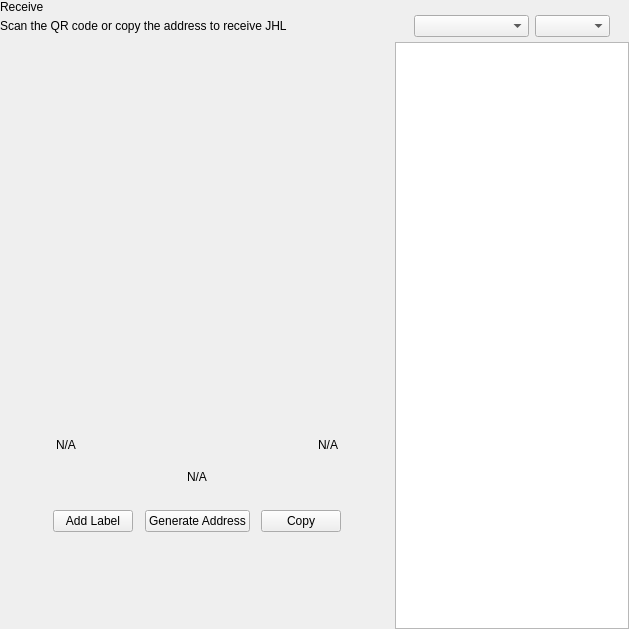
<?xml version="1.0" encoding="UTF-8"?>
<ui version="4.0">
 <class>ReceiveWidget</class>
 <widget class="QWidget" name="ReceiveWidget">
  <property name="geometry">
   <rect>
    <x>0</x>
    <y>0</y>
    <width>629</width>
    <height>629</height>
   </rect>
  </property>
  <property name="minimumSize">
   <size>
    <width>0</width>
    <height>0</height>
   </size>
  </property>
  <property name="windowTitle">
   <string>Form</string>
  </property>
  <layout class="QHBoxLayout" name="horizontalLayout_2" stretch="2,1">
   <property name="spacing">
    <number>0</number>
   </property>
   <property name="leftMargin">
    <number>0</number>
   </property>
   <property name="topMargin">
    <number>0</number>
   </property>
   <property name="rightMargin">
    <number>0</number>
   </property>
   <property name="bottomMargin">
    <number>0</number>
   </property>
   <item>
    <widget class="QWidget" name="left" native="true">
     <layout class="QVBoxLayout" name="verticalLayout_3">
      <property name="leftMargin">
       <number>0</number>
      </property>
      <property name="topMargin">
       <number>0</number>
      </property>
      <property name="rightMargin">
       <number>0</number>
      </property>
      <property name="bottomMargin">
       <number>0</number>
      </property>
      <item>
       <layout class="QVBoxLayout" name="verticalLayout_2">
        <property name="spacing">
         <number>0</number>
        </property>
        <property name="leftMargin">
         <number>0</number>
        </property>
        <item>
         <layout class="QHBoxLayout" name="horizontalLayout_3">
          <property name="spacing">
           <number>0</number>
          </property>
          <item>
           <layout class="QVBoxLayout" name="verticalLayout_4">
            <property name="spacing">
             <number>5</number>
            </property>
            <item>
             <widget class="QLabel" name="labelTitle">
              <property name="text">
               <string>Receive</string>
              </property>
             </widget>
            </item>
            <item alignment="Qt::AlignTop">
             <widget class="QLabel" name="labelSubtitle1">
              <property name="text">
               <string>Scan the QR code or copy the address to receive JHL</string>
              </property>
             </widget>
            </item>
           </layout>
          </item>
          <item>
           <spacer name="horizontalSpacer">
            <property name="orientation">
             <enum>Qt::Horizontal</enum>
            </property>
            <property name="sizeHint" stdset="0">
             <size>
              <width>40</width>
              <height>20</height>
             </size>
            </property>
           </spacer>
          </item>
         </layout>
        </item>
        <item>
         <spacer name="verticalSpacer_2">
          <property name="orientation">
           <enum>Qt::Vertical</enum>
          </property>
          <property name="sizeType">
           <enum>QSizePolicy::Expanding</enum>
          </property>
          <property name="sizeHint" stdset="0">
           <size>
            <width>20</width>
            <height>50</height>
           </size>
          </property>
         </spacer>
        </item>
        <item alignment="Qt::AlignHCenter">
         <widget class="QWidget" name="layoutQR" native="true">
          <property name="maximumSize">
           <size>
            <width>510</width>
            <height>16777215</height>
           </size>
          </property>
          <layout class="QVBoxLayout" name="verticalLayoutQr">
           <item>
            <spacer name="verticalSpacer11">
             <property name="orientation">
              <enum>Qt::Vertical</enum>
             </property>
             <property name="sizeType">
              <enum>QSizePolicy::Fixed</enum>
             </property>
             <property name="sizeHint" stdset="0">
              <size>
               <width>20</width>
               <height>20</height>
              </size>
             </property>
            </spacer>
           </item>
           <item alignment="Qt::AlignHCenter">
            <widget class="QLabel" name="labelQrImg">
             <property name="minimumSize">
              <size>
               <width>260</width>
               <height>260</height>
              </size>
             </property>
             <property name="maximumSize">
              <size>
               <width>260</width>
               <height>260</height>
              </size>
             </property>
             <property name="text">
              <string/>
             </property>
             <property name="alignment">
              <set>Qt::AlignCenter</set>
             </property>
            </widget>
           </item>
           <item>
            <spacer name="verticalSpacer_21">
             <property name="orientation">
              <enum>Qt::Vertical</enum>
             </property>
             <property name="sizeType">
              <enum>QSizePolicy::Fixed</enum>
             </property>
             <property name="sizeHint" stdset="0">
              <size>
               <width>20</width>
               <height>30</height>
              </size>
             </property>
            </spacer>
           </item>
           <item>
            <widget class="QWidget" name="widget" native="true">
             <property name="minimumSize">
              <size>
               <width>0</width>
               <height>0</height>
              </size>
             </property>
             <layout class="QHBoxLayout" name="horizontalLayout_5">
              <item>
               <widget class="QLabel" name="labelLabel">
                <property name="text">
                 <string notr="true">N/A</string>
                </property>
               </widget>
              </item>
              <item>
               <spacer name="horizontalSpacer_2">
                <property name="orientation">
                 <enum>Qt::Horizontal</enum>
                </property>
                <property name="sizeHint" stdset="0">
                 <size>
                  <width>141</width>
                  <height>20</height>
                 </size>
                </property>
               </spacer>
              </item>
              <item>
               <widget class="QLabel" name="labelDate">
                <property name="text">
                 <string notr="true">N/A</string>
                </property>
                <property name="alignment">
                 <set>Qt::AlignRight|Qt::AlignTrailing|Qt::AlignVCenter</set>
                </property>
               </widget>
              </item>
             </layout>
            </widget>
           </item>
           <item>
            <widget class="QLabel" name="labelAddress">
             <property name="sizePolicy">
              <sizepolicy hsizetype="Expanding" vsizetype="Preferred">
               <horstretch>0</horstretch>
               <verstretch>0</verstretch>
              </sizepolicy>
             </property>
             <property name="minimumSize">
              <size>
               <width>300</width>
               <height>0</height>
              </size>
             </property>
             <property name="text">
              <string notr="true">N/A</string>
             </property>
             <property name="alignment">
              <set>Qt::AlignCenter</set>
             </property>
            </widget>
           </item>
           <item>
            <spacer name="verticalSpacer_4">
             <property name="orientation">
              <enum>Qt::Vertical</enum>
             </property>
             <property name="sizeType">
              <enum>QSizePolicy::Fixed</enum>
             </property>
             <property name="sizeHint" stdset="0">
              <size>
               <width>20</width>
               <height>20</height>
              </size>
             </property>
            </spacer>
           </item>
           <item>
            <layout class="QHBoxLayout" name="horizontalLayout_4">
             <item alignment="Qt::AlignHCenter">
              <widget class="QPushButton" name="pushButtonLabel">
               <property name="focusPolicy">
                <enum>Qt::NoFocus</enum>
               </property>
               <property name="text">
                <string>Add Label</string>
               </property>
              </widget>
             </item>
             <item alignment="Qt::AlignHCenter">
              <widget class="QPushButton" name="pushButtonNewAddress">
               <property name="focusPolicy">
                <enum>Qt::NoFocus</enum>
               </property>
               <property name="text">
                <string>Generate Address</string>
               </property>
              </widget>
             </item>
             <item alignment="Qt::AlignHCenter">
              <widget class="QPushButton" name="pushButtonCopy">
               <property name="focusPolicy">
                <enum>Qt::NoFocus</enum>
               </property>
               <property name="text">
                <string>Copy</string>
               </property>
              </widget>
             </item>
            </layout>
           </item>
           <item>
            <spacer name="verticalSpacer_3">
             <property name="orientation">
              <enum>Qt::Vertical</enum>
             </property>
             <property name="sizeType">
              <enum>QSizePolicy::Expanding</enum>
             </property>
             <property name="sizeHint" stdset="0">
              <size>
               <width>20</width>
               <height>20</height>
              </size>
             </property>
            </spacer>
           </item>
          </layout>
         </widget>
        </item>
        <item>
         <spacer name="verticalSpacer">
          <property name="orientation">
           <enum>Qt::Vertical</enum>
          </property>
          <property name="sizeHint" stdset="0">
           <size>
            <width>20</width>
            <height>40</height>
           </size>
          </property>
         </spacer>
        </item>
       </layout>
      </item>
     </layout>
    </widget>
   </item>
   <item>
    <widget class="QWidget" name="right" native="true">
     <layout class="QVBoxLayout" name="verticalLayout_5">
      <property name="spacing">
       <number>0</number>
      </property>
      <property name="leftMargin">
       <number>1</number>
      </property>
      <property name="topMargin">
       <number>0</number>
      </property>
      <property name="rightMargin">
       <number>0</number>
      </property>
      <property name="bottomMargin">
       <number>0</number>
      </property>
      <item>
       <layout class="QVBoxLayout" name="container_right">
        <property name="spacing">
         <number>0</number>
        </property>
        <property name="leftMargin">
         <number>0</number>
        </property>
        <property name="rightMargin">
         <number>0</number>
        </property>
        <item>
         <layout class="QVBoxLayout" name="verticalLayout">
          <property name="spacing">
           <number>6</number>
          </property>
          <property name="leftMargin">
           <number>19</number>
          </property>
          <property name="rightMargin">
           <number>19</number>
          </property>
          <item>
           <widget class="OptionButton" name="btnRequest" native="true"/>
          </item>
          <item>
           <widget class="OptionButton" name="btnMyAddresses" native="true">
            <property name="sizePolicy">
             <sizepolicy hsizetype="Preferred" vsizetype="Minimum">
              <horstretch>0</horstretch>
              <verstretch>0</verstretch>
             </sizepolicy>
            </property>
           </widget>
          </item>
         </layout>
        </item>
        <item>
         <widget class="QWidget" name="sortWidget" native="true">
          <layout class="QHBoxLayout" name="horizontalLayout_6">
           <property name="leftMargin">
            <number>19</number>
           </property>
           <property name="rightMargin">
            <number>19</number>
           </property>
           <property name="bottomMargin">
            <number>5</number>
           </property>
           <item>
            <spacer name="horizontalSpacer_3">
             <property name="orientation">
              <enum>Qt::Horizontal</enum>
             </property>
             <property name="sizeHint" stdset="0">
              <size>
               <width>40</width>
               <height>20</height>
              </size>
             </property>
            </spacer>
           </item>
           <item>
            <widget class="QComboBox" name="comboBoxSort">
             <property name="sizePolicy">
              <sizepolicy hsizetype="Preferred" vsizetype="Fixed">
               <horstretch>0</horstretch>
               <verstretch>0</verstretch>
              </sizepolicy>
             </property>
             <property name="minimumSize">
              <size>
               <width>115</width>
               <height>0</height>
              </size>
             </property>
            </widget>
           </item>
           <item>
            <widget class="QComboBox" name="comboBoxSortOrder">
             <property name="sizePolicy">
              <sizepolicy hsizetype="Preferred" vsizetype="Fixed">
               <horstretch>0</horstretch>
               <verstretch>0</verstretch>
              </sizepolicy>
             </property>
             <property name="minimumSize">
              <size>
               <width>75</width>
               <height>0</height>
              </size>
             </property>
            </widget>
           </item>
          </layout>
         </widget>
        </item>
        <item>
         <widget class="QListView" name="listViewAddress"/>
        </item>
       </layout>
      </item>
     </layout>
    </widget>
   </item>
  </layout>
 </widget>
 <customwidgets>
  <customwidget>
   <class>OptionButton</class>
   <extends>QWidget</extends>
   <header>qt/pivx/optionbutton.h</header>
   <container>1</container>
  </customwidget>
 </customwidgets>
 <resources/>
 <connections/>
</ui>
